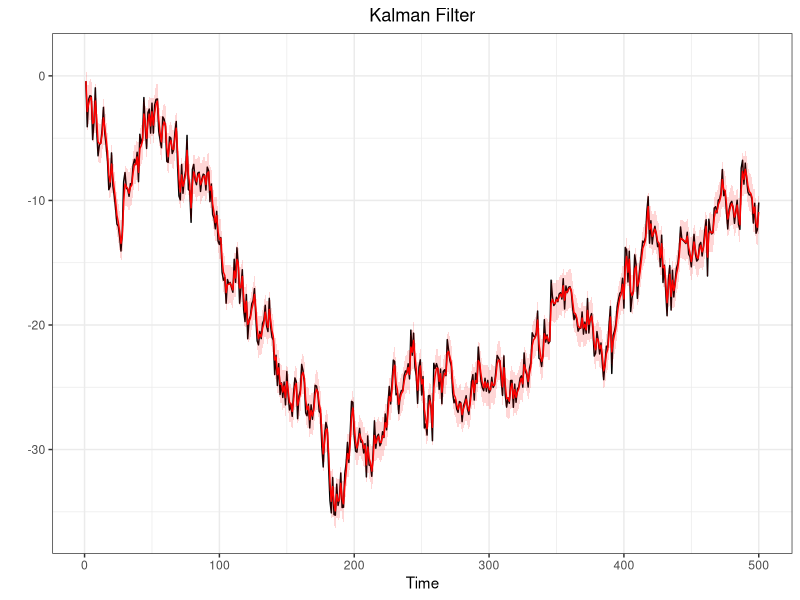

The R source for this figure:
#@@@@@@@@@@@@@@@@@@@@##
#SEQUENTIAL MONTECARLO#
#@@@@@@@@@@@@@@@@@@@@##
library(ggplot2)
q025=function(x){quantile(x,0.025)}
q975=function(x){quantile(x,0.975)}


#Generate a random walk plus noise
#---------------------------------
#n = sample dim
#v = obs noise
#w = state noise
#x0 = init state

dlm.sim = function(n,sigma,tau,x0){
  x    = rep(0,n)
  y        = rep(0,n)
  x[1] = rnorm(1,x0,tau)
  y[1] = rnorm(1,x[1],sigma)
  for (t in 2:n){
    x[t] = rnorm(1,x[t-1],tau)
    y[t] = rnorm(1,x[t],sigma)
  }
  return(list(x=x,y=y))
}

#Filtering, using data
#---------------------
#y = observed data

DLM = function(y,sigma2,tau2,m0,C0){
  n = length(y)
  m = rep(0,n)
  C = rep(0,n)
  for (t in 1:n){
    if (t==1){
      a = m0
      R = C0 + tau2
    }else{
      a = m[t-1]
      R = C[t-1] + tau2
    }
    A = R/(R+sigma2)
    m[t] = (1-A)*a + A*y[t]
    C[t] = A*sigma2
  }
  return(list(m=m,C=C))
}


########################################################

#Generate a random walk plus noise
#---------------------------------
n=500
tau2=1
sigma2=1
sigma=sqrt(sigma2)
tau=sqrt(tau2)
x0=0

sim<-dlm.sim(n,sigma,tau,x0)
y<-sim$y
x<-sim$x

#Kalman Filter
#-------------
m0=0
C0=100
filtval<-DLM(y,sigma2,tau2,m0,C0)
m<-filtval$m
C<-filtval$C
Low = m + qnorm(0.025)*sqrt(C)
Up = m + qnorm(0.975)*sqrt(C)

#Put everything in a data frate (for ggplot)
timeframe<-c(1:length(y))
DLM.df<-data.frame(timeframe,y,x,m,C,Low,Up)

#Plots (observetions in black and filtered states in red)
ggplot(DLM.df,aes(x=timeframe))+
  geom_line(aes(y=y))+
  geom_line(aes(y=m),col="red")+
  geom_ribbon(aes(ymin = Low, ymax = Up),
              fill="red",alpha=0.16) +
  labs(x="Time",
       y="")+
  ggtitle("Kalman Filter")+
  theme_bw()+
  theme(plot.title = element_text(hjust = 0.5))

#Sequential Importance Sampling
#------------------------------
#This function produce sequential importance samples
#for Space state model that have linear gaussian state process
#y=data
#N=n°sample produced
#m0,c0,tau and sigma specified as above
#It returns xs,ws and ess which are respectively the filtered states
#the relative weight and the effective sample size for any period.

SISfun<-function(data,N,m0,C0,tau,sigma){
xs<-NULL
ws<-NULL
ess<-NULL
x  = rnorm(N,m0,sqrt(C0))
w  = rep(1/N,N)
for(t in 1:length(data)){
  x    = rnorm(N,x,tau)                   #sample from N(x_{0},tau)
  w    = w*dnorm(data[t],x,sigma)         #update weight
  wnorm= w/sum(w)                         #normalized weight
  ESS  = 1/sum(wnorm^2)                   #effective sample size
  draw = sample(x,size=N,replace=T,prob=wnorm)
  xs = rbind(xs,draw)
  ws = rbind(ws,wnorm)
  ess =rbind(ess,ESS)
}
return(list(xs=xs,ws=ws,ess=ess))
}
#Nota: il SIS così costruito (Chopin-Papastiliopoluos) 
#ha problemi con i pesi infatti wnorm dopo un po di iteraioni 
#è un vettore (0,0,...,0,1) dopodichè da errore

#post-estimation command: plot the filtered states
SISplot<-function(data,sisfun){
  require(ggplot2)
  mx = apply(sisfun$xs,1,median)
  lx = apply(sisfun$xs,1,q025)
  ux = apply(sisfun$xs,1,q975)
  
  timeframe<-c(1:length(data))
  SIS.df<-data.frame(timeframe,data,mx,lx,ux)
  
  ggplot(SIS.df,aes(x=timeframe))+
    geom_line(aes(y=data))+
    geom_line(aes(y=mx),col="red")+
    geom_ribbon(aes(ymin = lx, ymax = ux),
                fill="red",alpha=0.16) +
    labs(x="Time",
         y="")+
    ggtitle("SIS filter")+
    theme_bw()+
    theme(plot.title = element_text(hjust = 0.5))
}



#Sequential Importance Sampling with Resampling
#----------------------------------------------
SISRfun<-function(data,N,m0,C0,tau,sigma){
ws  = NULL
xs  = NULL
ess = NULL
x   = rnorm(N,m0,sqrt(C0))
w   = rep(1/N,N)
for (t in 1:n){
  x1  = rnorm(N,x,tau)
  w   = dnorm(data[t],x1,sigma)
  w   = w/sum(w)
  ESS = 1/sum(w^2)
  x   = sample(x1,size=N,replace=T,prob=w)
  xs  = rbind(xs,x)
  ws  = rbind(ws,w/sum(w))
  ess = c(ess,ESS)
}
return(list(xs=xs,ws=ws,ess=ess))
}
#again a post estimation command
SISRplot<-function(data,sisrfun){
  require(ggplot2)
  mx = apply(sisrfun$xs,1,median)
  lx = apply(sisrfun$xs,1,q025)
  ux = apply(sisrfun$xs,1,q975)
  
  timeframe<-c(1:length(data))
  SIS.df<-data.frame(timeframe,data,mx,lx,ux)
  
  ggplot(SIS.df,aes(x=timeframe))+
    geom_line(aes(y=data))+
    geom_line(aes(y=mx),col="red")+
    geom_ribbon(aes(ymin = lx, ymax = ux),
                fill="red",alpha=0.16) +
    labs(x="Time",
         y="")+
    ggtitle("SIS filter")+
    theme_bw()+
    theme(plot.title = element_text(hjust = 0.5))
}

